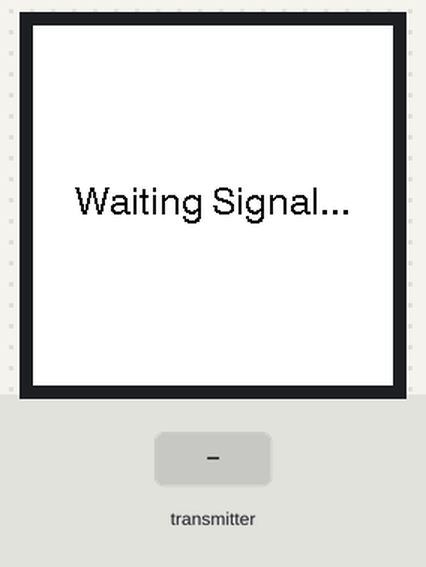
Recording of a program running on a simulated ESP32. On the bench: 240×240 colour display. The inputs (shaded band) are chosen by the test bench. WiFi joins after 1.5 s; servers stay silent unless stated; not simulated (calls return 0 or success): secrets.h.

Above: at 3.1 s.
3.2 s: the transmitter starts sending distance = 0
At 3.8 s:
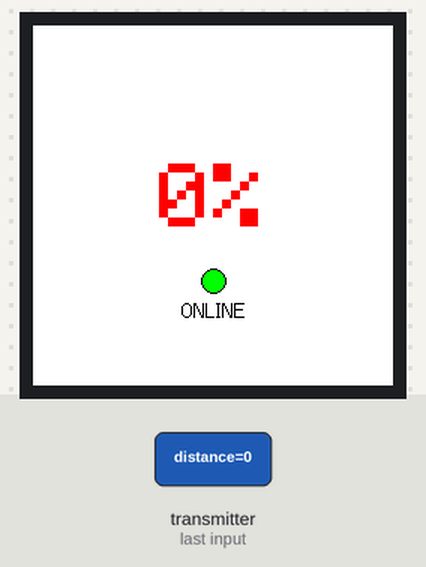
4.9 s: the transmitter starts sending percentage = 25
At 6.1 s:
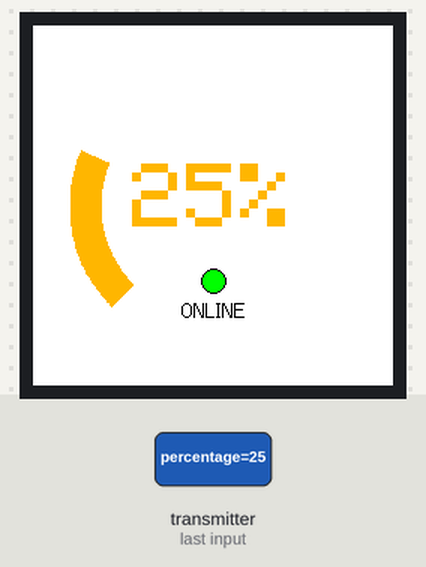
6.7 s: the transmitter starts sending percentage = 50
At 7.2 s:
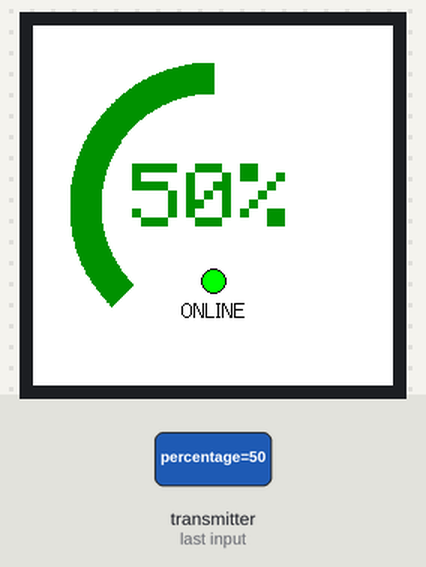
8.4 s: the transmitter starts sending percentage = 0
At 9.6 s:
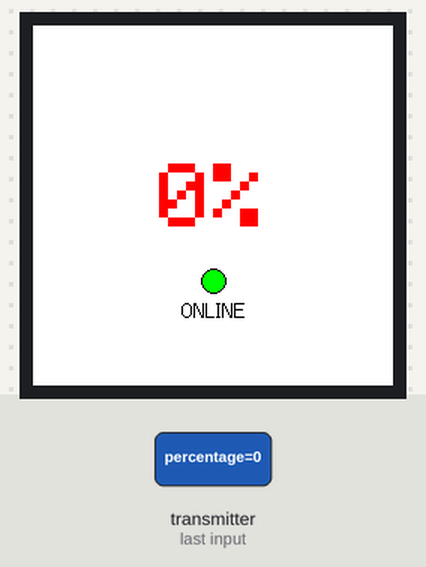
Timing chart, 0 to 11.2 s (numbered marks = the images above; inputs shaded):
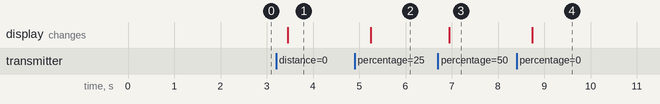

The program:

main.cpp
```cpp
/*
 * 스마트 오일 탱크 실내 모니터 (2호기: 디스플레이)
 * [기능 유지] ESP-NOW 수신 (Blynk 제거됨)
 */

#include "secrets.h"  // WIFI_SSID / WIFI_PASS
#include <Arduino.h>
#include <TFT_eSPI.h>
#include <WiFi.h>
#include <esp_now.h>

TFT_eSPI tft = TFT_eSPI();
TFT_eSprite img = TFT_eSprite(&tft);

// === UI 디자인 설정 (요청하신 값 적용) ===
#define GAUGE_CENTER_X  120
#define GAUGE_CENTER_Y  120
#define GAUGE_RADIUS    95
#define GAUGE_WIDTH     20
#define BG_COLOR        TFT_WHITE // [복구] 배경 흰색
#define ARC_BG_COLOR    0xE71C    // [복구] 트랙 연한 회색

// [변수] 데이터 저장
typedef struct struct_message {
  int distance;
  int percentage;
} struct_message;

struct_message myData;

// 수신 콜백(Wi-Fi 태스크)과 loop() 사이 공유 데이터 보호
portMUX_TYPE dataMux = portMUX_INITIALIZER_UNLOCKED;
volatile bool newDataReady = false;

// 통신 상태 확인 (1분간 데이터 없으면 오프라인 처리)
volatile unsigned long lastRecvTime = 0;
const unsigned long SIGNAL_TIMEOUT = 60000;
bool shownOnline = true; // 화면에 마지막으로 그린 ONLINE/OFFLINE 상태 (전환 시에만 다시 그림)

// Wi-Fi 재접속 시도 간격 (reconnect()는 진행 중인 접속을 끊고 새로 시작하므로 자주 부르면 안 됨)
const unsigned long WIFI_RETRY_INTERVAL = 30000;
unsigned long lastWifiRetry = 0;

// ==================================================================================
// [함수] fillArc: 부채꼴 그리기
// ==================================================================================
#define DEG2RAD 0.0174532925
void fillArc(int x, int y, int start_angle, int end_angle, int r, int w, unsigned int color) {
  if (start_angle > end_angle) {
    int temp = start_angle;
    start_angle = end_angle;
    end_angle = temp;
  }

  for (int i = start_angle; i < end_angle; i++) {
    float sx = cos((i - 90) * DEG2RAD);
    float sy = sin((i - 90) * DEG2RAD);
    float sx2 = cos((i + 1.5 - 90) * DEG2RAD);
    float sy2 = sin((i + 1.5 - 90) * DEG2RAD);

    int x0 = sx * (r - w) + x;
    int y0 = sy * (r - w) + y;
    int x1 = sx * r + x;
    int y1 = sy * r + y;
    int x2 = sx2 * (r - w) + x;
    int y2 = sy2 * (r - w) + y;
    int x3 = sx2 * r + x;
    int y3 = sy2 * r + y;

    img.fillTriangle(x0, y0, x1, y1, x2, y2, color);
    img.fillTriangle(x1, y1, x2, y2, x3, y3, color);
  }
}

// ==================================================================================
// [함수] drawGauge: 화면 그리기
// ==================================================================================
void drawGauge(int percentage, bool isConnected) {
  img.fillSprite(BG_COLOR); // 흰색으로 지우기

  // 1. 게이지 색상 결정
  uint16_t gauge_color = 0x1CC3; // 진초록
  if (percentage < 20) gauge_color = TFT_RED;
  else if (percentage < 40) gauge_color = TFT_ORANGE;

  // 2. 배경 게이지 그리기 (연한 회색)
  int startAngle = 225;
  int totalAngle = 270;
  fillArc(GAUGE_CENTER_X, GAUGE_CENTER_Y, startAngle, startAngle + totalAngle, GAUGE_RADIUS, GAUGE_WIDTH, ARC_BG_COLOR);

  // 3. 잔량 게이지 그리기
  int fillSpan = map(percentage, 0, 100, 0, totalAngle);
  fillArc(GAUGE_CENTER_X, GAUGE_CENTER_Y, startAngle, startAngle + fillSpan, GAUGE_RADIUS, GAUGE_WIDTH, gauge_color);

  // 4. 텍스트 표시 (흰 배경이므로 글자는 검은색)
  img.setTextColor(gauge_color, BG_COLOR);
  img.setTextDatum(MC_DATUM);

  img.setTextSize(6); // 요청하신 큰 사이즈
  String perStr = String(percentage) + "%";
  img.drawString(perStr, GAUGE_CENTER_X, GAUGE_CENTER_Y - 4);

  // 5. 온라인/오프라인 상태 표시 (주신 코드 스타일 적용)
  uint16_t statusColor = isConnected ? TFT_GREEN : TFT_RED;
  String statusText = isConnected ? "ONLINE" : "OFFLINE";

  // 점 그리기
  img.fillCircle(120, 170, 8, statusColor);
  img.drawCircle(120, 170, 8, TFT_BLACK);

  // 상태 텍스트
  img.setTextColor(TFT_BLACK, BG_COLOR); // 검은 글씨
  img.setTextSize(1);
  img.drawString(statusText, 120, 190, 2);

  img.pushSprite(0, 0);
}

// [ESP-NOW] 데이터 수신 콜백
// 우선순위가 높은 Wi-Fi 태스크에서 실행되므로 여기서는 복사만 하고, 화면 그리기는 loop()에서 한다.
void OnDataRecv(const uint8_t * mac, const uint8_t *incomingData, int len) {
  if (len != sizeof(struct_message)) return; // 형식이 다른 패킷 무시 (버퍼 초과 읽기 방지)

  unsigned long now = millis();
  portENTER_CRITICAL(&dataMux);
  memcpy(&myData, incomingData, sizeof(myData));
  lastRecvTime = now; // 수신 시간 갱신 (ONLINE 유지)
  newDataReady = true;
  portEXIT_CRITICAL(&dataMux);
}

void setup() {
  Serial.begin(115200);

  tft.init();
  tft.setRotation(0);
  tft.fillScreen(BG_COLOR);

  img.setColorDepth(8);
  void* ptr = img.createSprite(240, 240);
  if (ptr == NULL) return;
  img.fillSprite(BG_COLOR);

  // 부팅 화면
  img.setTextColor(TFT_BLACK, BG_COLOR);
  img.setTextDatum(MC_DATUM);
  img.drawString("Waiting Signal...", 120, 120, 4);
  img.pushSprite(0, 0);

  // [Wi-Fi 접속] ESP-NOW는 같은 채널에서만 통하므로, 1호기가 접속한
  // 공유기와 같은 채널에 서기 위해 동일한 공유기에 접속한다.
  WiFi.mode(WIFI_STA);
  WiFi.setSleep(false); // 모뎀 절전 중에는 ESP-NOW 패킷을 놓칠 수 있으므로 끔
  WiFi.begin(WIFI_SSID, WIFI_PASS);
  unsigned long wifiStart = millis();
  while (WiFi.status() != WL_CONNECTED && millis() - wifiStart < 10000) {
    delay(200);
  }

  // [ESP-NOW 설정] Wi-Fi 접속 성공 여부와 무관하게 계속 진행 (채널 1로라도 시도)
  if (esp_now_init() != ESP_OK) {
    Serial.println("Error initializing ESP-NOW");
    return;
  }
  esp_now_register_recv_cb(OnDataRecv);
}

void loop() {
  // 수신 데이터 스냅샷 (콜백과 동시 접근 방지)
  portENTER_CRITICAL(&dataMux);
  bool hasNewData = newDataReady;
  newDataReady = false;
  int percentage = myData.percentage;
  unsigned long recvTime = lastRecvTime;
  portEXIT_CRITICAL(&dataMux);

  unsigned long now = millis(); // 스냅샷 뒤에 읽어야 now < recvTime 역전이 없음

  // Wi-Fi가 끊긴 상태면 30초 간격으로만 재접속 시도 (채널 동기화 유지)
  // 대부분은 자동 재접속이 처리하지만, 인증 실패 등 일부 사유는 자동으로 재시도하지 않는다.
  if (WiFi.status() != WL_CONNECTED && now - lastWifiRetry > WIFI_RETRY_INTERVAL) {
    WiFi.reconnect();
    lastWifiRetry = now;
  }

  // 화면은 loop()에서만 그린다: 새 데이터 수신 시, 또는 ONLINE/OFFLINE 전환 시
  // (1분 이상 데이터가 안 오면 OFFLINE(빨간불)으로 전환)
  bool isOnline = (now - recvTime < SIGNAL_TIMEOUT);
  if (hasNewData || isOnline != shownOnline) {
    drawGauge(percentage, isOnline);
    shownOnline = isOnline;
  }
  delay(100);
}
```

Measured:
- after the input at 3.2 s, the display: changes after 0.26 s (image 1)
- after the input at 4.9 s, the display: changes after 0.35 s (image 2)
- after the input at 6.7 s, the display: changes after 0.25 s (image 3)
- after the input at 8.4 s, the display: changes after 0.34 s (image 4)
